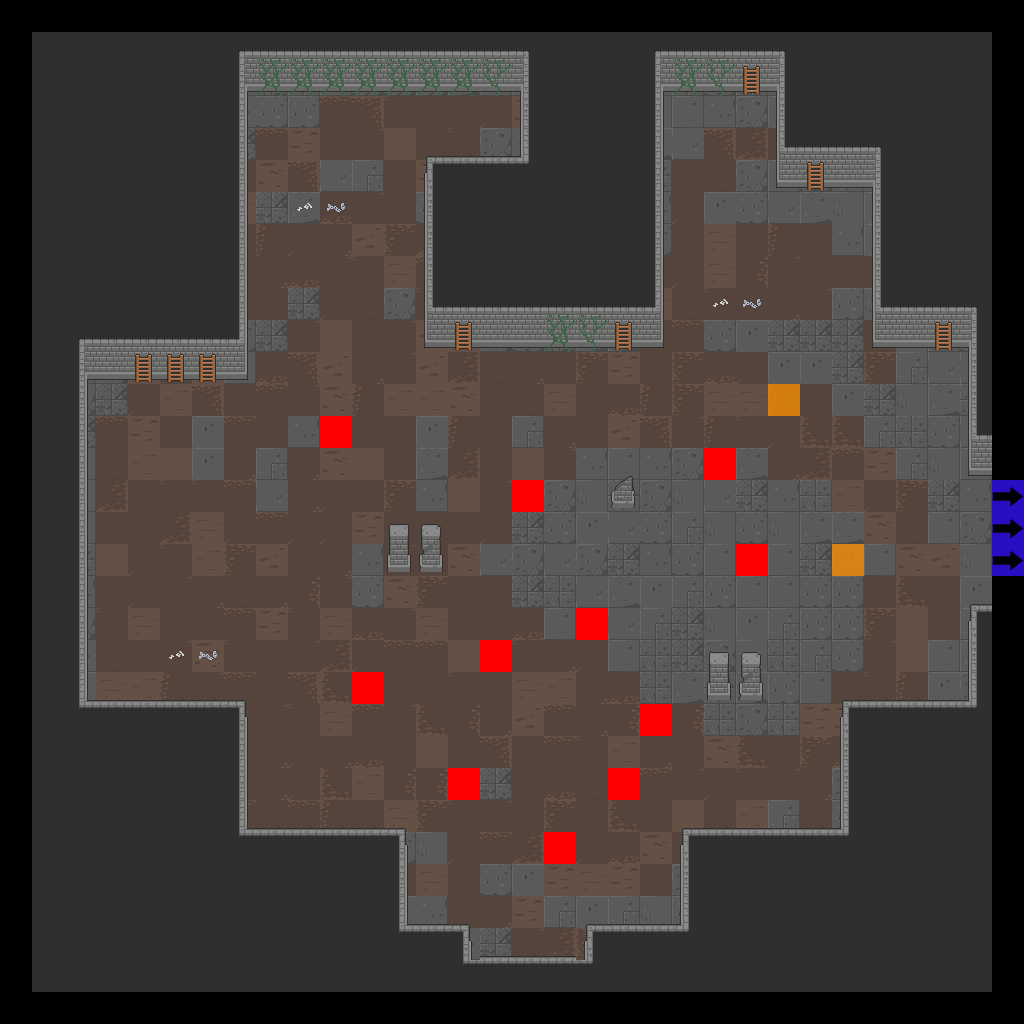

This game map was drawn from its Tiled (.tmx) file and the tilesets committed beside it. A one-line description and the trimmed map source follow:
An orthogonal 32x32 tile map with 32x32 px tiles, 7 tile layers (Floor, Walls, Doors, Pillars, ...), 2 tilesets.

<map version="1.2" tiledversion="2019.04.18" orientation="orthogonal" renderorder="right-down" width="32" height="32" tilewidth="32" tileheight="32" infinite="0" nextlayerid="22" nextobjectid="1">
 <tileset firstgid="1" source="Dungeon_Tileset_2.tsx" />
 <tileset firstgid="321" source="flags.tsx" />
 <layer id="15" name="Floor" width="32" height="32">
  <data>[1024 cells, 900 non-empty, 42 distinct tile ids]</data>
 </layer>
 <layer id="16" name="Walls" width="32" height="32">
  <data>[1024 cells, 455 non-empty, 28 distinct tile ids]</data>
 </layer>
 <layer id="17" name="Doors" width="32" height="32">
  <data>[1024 cells, 0 non-empty, 0 distinct tile ids]</data>
 </layer>
 <layer id="18" name="Pillars" width="32" height="32">
  <data>[1024 cells, 10 non-empty, 6 distinct tile ids]</data>
 </layer>
 <layer id="19" name="Candles" width="32" height="32">
  <data>[1024 cells, 0 non-empty, 0 distinct tile ids]</data>
 </layer>
 <layer id="20" name="Debris" width="32" height="32">
  <data>[1024 cells, 38 non-empty, 7 distinct tile ids]</data>
 </layer>
 <layer id="21" name="Flags" width="32" height="32">
  <data>[1024 cells, 16 non-empty, 3 distinct tile ids]</data>
 </layer>
</map>
